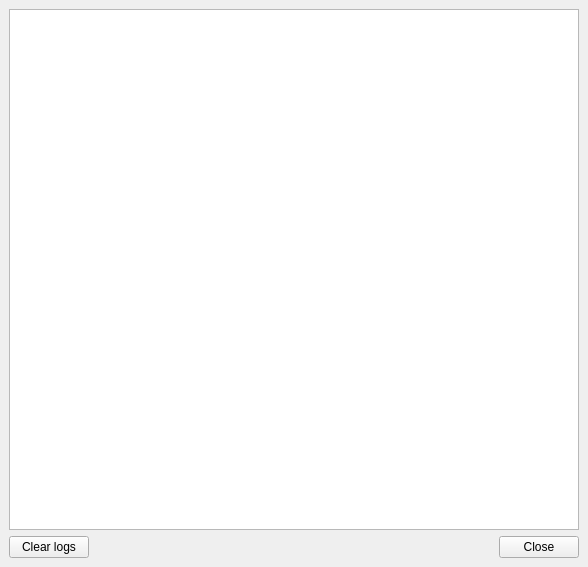
<?xml version="1.0" encoding="UTF-8"?>
<ui version="4.0">
 <class>WindowLog</class>
 <widget class="QMainWindow" name="WindowLog">
  <property name="geometry">
   <rect>
    <x>0</x>
    <y>0</y>
    <width>588</width>
    <height>567</height>
   </rect>
  </property>
  <property name="windowTitle">
   <string>Moolticute Logs</string>
  </property>
  <widget class="QWidget" name="centralwidget">
   <layout class="QVBoxLayout" name="verticalLayout">
    <item>
     <widget class="OutputLog" name="plainTextEdit"/>
    </item>
    <item>
     <layout class="QHBoxLayout" name="horizontalLayout">
      <item>
       <widget class="QPushButton" name="pushButtonClear">
        <property name="text">
         <string>Clear logs</string>
        </property>
       </widget>
      </item>
      <item>
       <spacer name="horizontalSpacer">
        <property name="orientation">
         <enum>Qt::Horizontal</enum>
        </property>
        <property name="sizeHint" stdset="0">
         <size>
          <width>40</width>
          <height>20</height>
         </size>
        </property>
       </spacer>
      </item>
      <item>
       <widget class="QPushButton" name="pushButtonClose">
        <property name="text">
         <string>Close</string>
        </property>
       </widget>
      </item>
     </layout>
    </item>
   </layout>
  </widget>
 </widget>
 <customwidgets>
  <customwidget>
   <class>OutputLog</class>
   <extends>QPlainTextEdit</extends>
   <header>OutputLog.h</header>
  </customwidget>
 </customwidgets>
 <resources/>
 <connections/>
</ui>
